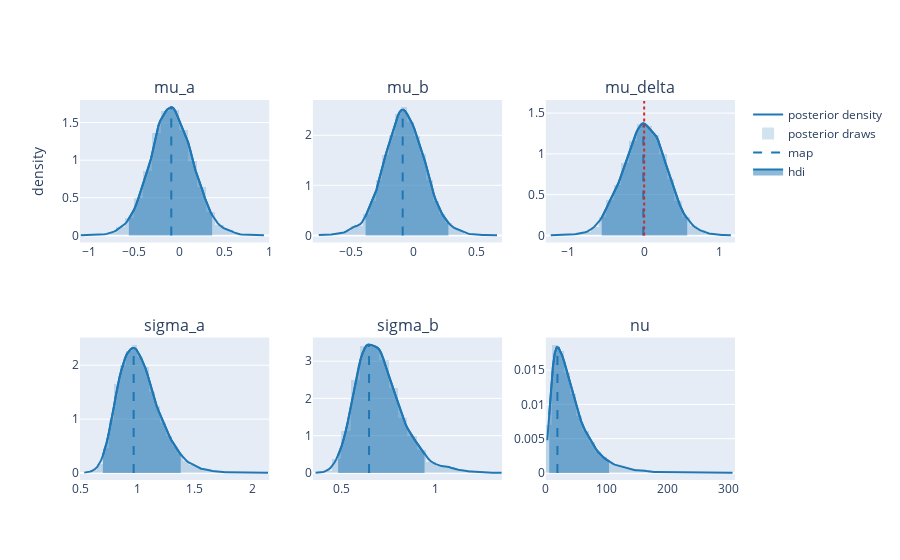

Source (notebook cell):
### Code cell
ExampleBayes.posterior_plot()
